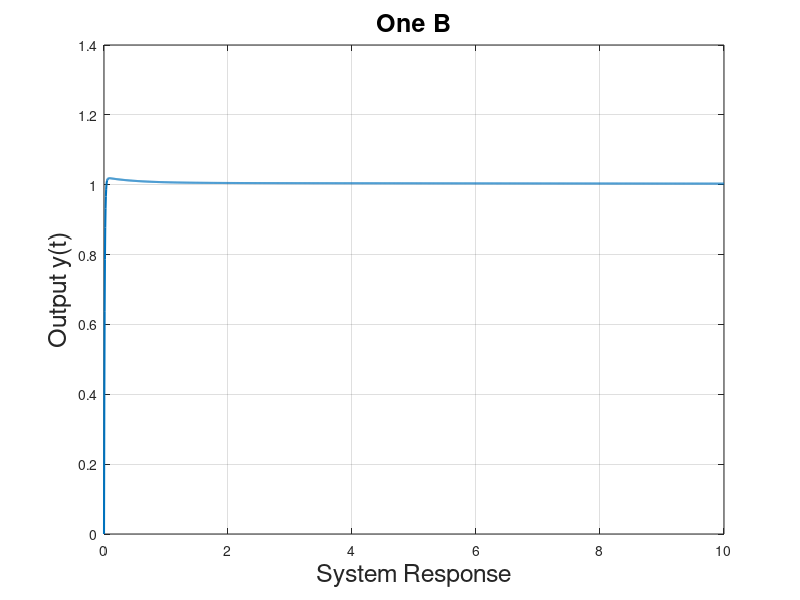

MATLAB code to generate this figure:
k = 100;
m = 0.05;

num=[0 k k*(2+m) 2*m*k]; 
den=[1 1*k (2*k+m*k-1) 2*m*k];
sys=tf(num,den);

N=2000; 
t=linspace(0.0,10,N); 

u=ones(N,1);
y=lsim(sys,u,t);

plot(t,y,'LineWidth',1.5); grid; 
peak = findpeaks(y)
xlabel('System Response','FontSize',18);
ylabel('Output y(t)','FontSize',18); 
title('One B','FontSize',18);



